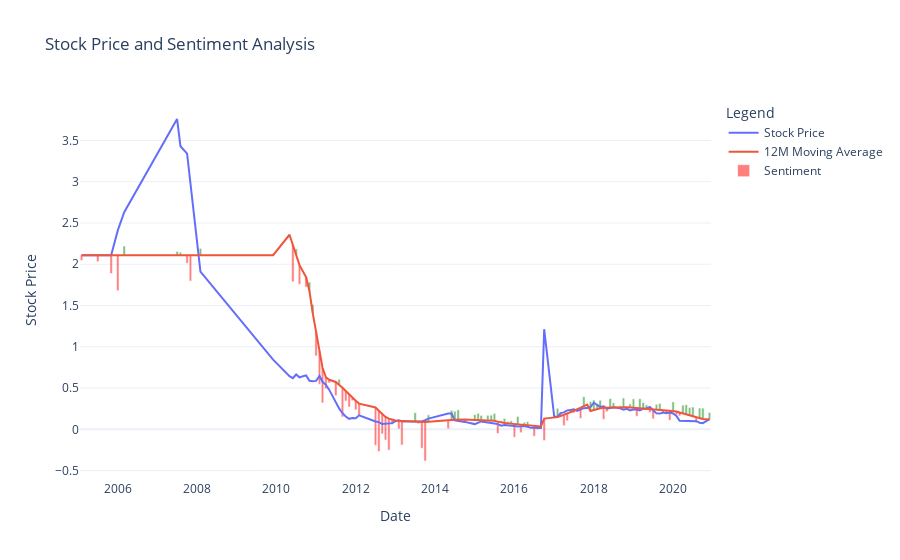

The notebook cell this image was saved under:
### Code cell
import plotly.graph_objects as go
import pandas as pd
import numpy as np
from datetime import datetime

# Assuming you already have the following data in your environment:
# dfS - A DataFrame containing sentiments for 'Banco Comercial Português'
# dfW - A DataFrame with top 10 words data for each date

def top10_word(x):
    top10_word = {}
    for word in x:
        if x[word] is None:
            continue
        for date in x[word]["date"]:
            if date not in top10_word:
                top10_word[date] = {word: x[word]["date"][date] if x[word]["date"][date] is not None else 0}
            elif word not in top10_word[date]:
                top10_word[date][word] = x[word]["date"][date] if x[word]["date"][date] is not None else 0
            else:
                top10_word[date][word] += x[word]["date"][date] if x[word]["date"][date] is not None else 0
    for date in top10_word:
        top10_word[date] = [k for k, v in sorted(top10_word[date].items(), key=lambda item: item[1], reverse=True)[:10]]
    return top10_word

# Extract sentiment data and prices
prices = precos["BCP.LS"]
sentiments = {key: np.mean(value) for key, value in dfS["Banco Comercial Português"].items()}

# Get common dates between sentiments and stock prices
common_dates = sorted(set(sentiments.keys()) & set(prices.keys()), key=lambda x: datetime.strptime(x, '%Y%m'))

# Median sentiment calculation and news sentiment calculation
mediana = np.median(list(sentiments.values()))
y_news = [(sentiments[date] - mediana) * 0.5 for date in common_dates]
y_prices = [prices[date] for date in common_dates]
dates = [datetime.strptime(date, '%Y%m') for date in common_dates]
moving_avg = pd.Series(y_prices).rolling(window=12).mean().fillna(y_prices[0])

# Get the top 10 words for each date
top10_words = df["keywords"].map(top10_word)["Banco Comercial Português"]

# Create Plotly figure
fig = go.Figure()

# Add Stock Price trace
fig.add_trace(go.Scatter(x=dates, y=y_prices, mode='lines', name="Stock Price"))

# Add Moving Average trace
fig.add_trace(go.Scatter(x=dates, y=moving_avg, mode='lines', name="12M Moving Average", hoverinfo="skip"))

# Define colors for the sentiment (green if positive, red if negative)
colors = ['green' if val > 0 else 'red' for val in y_news]

# Create the Bar trace for news sentiment
fig.add_trace(go.Bar(
    x=dates,
    y=y_news,
    name="Sentiment",
    marker_color=colors,
    opacity=0.5,
    base=moving_avg,
    hovertemplate=[
        str((top10_words.get(common_dates[i], [])))
        for i in range(len(dates))
    ]
))

# Customize layout and hover
fig.update_layout(
    title="Stock Price and Sentiment Analysis",
    xaxis_title="Date",
    yaxis_title="Stock Price",
    legend_title="Legend",
    hovermode="x unified",  # Ensures hover shows all traces at once on x-axis
    template="plotly_white",  # Sets a clean template
)

# Show the interactive plot
fig.show()

### Figure 1 — Plotly figure (JSON) as saved in the notebook; plotly's stock layout.template omitted (floating-point values rounded to 4 significant figures)
{"data": [{"mode": "lines", "name": "Stock Price", "type": "scatter", "x": ["2005-02-01T00:00:00", "2005-07-01T00:00:00", "2005-11-01T00:00:00", "2006-01-01T00:00:00", "2006-03-01T00:00:00", "2007-07-01T00:00:00", "2007-08-01T00:00:00", "2007-10-01T00:00:00", "2007-11-01T00:00:00", "2008-02-01T00:00:00", "2009-12-01T00:00:00", "2010-05-01T00:00:00", "2010-06-01T00:00:00", "2010-07-01T00:00:00", "2010-08-01T00:00:00", "2010-10-01T00:00:00", "2010-11-01T00:00:00", "2010-12-01T00:00:00", "2011-01-01T00:00:00", "2011-02-01T00:00:00", "2011-03-01T00:00:00", "2011-04-01T00:00:00", "2011-05-01T00:00:00", "2011-07-01T00:00:00", "2011-08-01T00:00:00", "2011-09-01T00:00:00", "2011-10-01T00:00:00", "2011-11-01T00:00:00", "2011-12-01T00:00:00", "2012-01-01T00:00:00", "2012-02-01T00:00:00", "2012-07-01T00:00:00", "2012-08-01T00:00:00", "2012-09-01T00:00:00", "2012-10-01T00:00:00", "2012-11-01T00:00:00", "2012-12-01T00:00:00", "2013-01-01T00:00:00", "2013-02-01T00:00:00", "2013-03-01T00:00:00", "2013-07-01T00:00:00", "2013-08-01T00:00:00", "2013-09-01T00:00:00", "2013-10-01T00:00:00", "2013-11-01T00:00:00", "2014-05-01T00:00:00", "2014-06-01T00:00:00", "2014-07-01T00:00:00", "2014-08-01T00:00:00", "2014-10-01T00:00:00", "2015-01-01T00:00:00", "2015-02-01T00:00:00", "2015-03-01T00:00:00", "2015-04-01T00:00:00", "2015-05-01T00:00:00", "2015-06-01T00:00:00", "2015-07-01T00:00:00", "2015-08-01T00:00:00", "2015-09-01T00:00:00", "2015-10-01T00:00:00", "2015-11-01T00:00:00", "2015-12-01T00:00:00", "2016-01-01T00:00:00", "2016-02-01T00:00:00", "2016-03-01T00:00:00", "2016-04-01T00:00:00", "2016-05-01T00:00:00", "2016-06-01T00:00:00", "2016-07-01T00:00:00", "2016-08-01T00:00:00", "2016-09-01T00:00:00", "2016-10-01T00:00:00", "2017-01-01T00:00:00", "2017-02-01T00:00:00", "2017-03-01T00:00:00", "2017-04-01T00:00:00", "2017-05-01T00:00:00", "2017-06-01T00:00:00", "2017-07-01T00:00:00", "2017-08-01T00:00:00", "2017-09-01T00:00:00", "2017-10-01T00:00:00", "2017-11-01T00:00:00", "2017-12-01T00:00:00", "2018-01-01T00:00:00", "2018-02-01T00:00:00", "2018-03-01T00:00:00", "2018-04-01T00:00:00", "2018-05-01T00:00:00", "2018-06-01T00:00:00", "2018-07-01T00:00:00", "2018-09-01T00:00:00", "2018-10-01T00:00:00", "2018-11-01T00:00:00", "2018-12-01T00:00:00", "2019-01-01T00:00:00", "2019-02-01T00:00:00", "2019-03-01T00:00:00", "2019-04-01T00:00:00", "2019-05-01T00:00:00", "2019-06-01T00:00:00", "2019-07-01T00:00:00", "2019-08-01T00:00:00", "2019-09-01T00:00:00", "2019-10-01T00:00:00", "2019-11-01T00:00:00", "2019-12-01T00:00:00", "2020-01-01T00:00:00", "2020-02-01T00:00:00", "2020-03-01T00:00:00", "2020-04-01T00:00:00", "2020-05-01T00:00:00", "2020-06-01T00:00:00", "2020-07-01T00:00:00", "2020-08-01T00:00:00", "2020-09-01T00:00:00", "2020-10-01T00:00:00", "2020-12-01T00:00:00"], "y": [2.11, 2.11, 2.11, 2.41, 2.63, 3.76, 3.43, 3.34, 2.99, 1.91, 0.8448, 0.6439, 0.6201, 0.6642, 0.63, 0.6538, 0.5882, 0.5818, 0.587, 0.6462, 0.576, 0.5388, 0.4807, 0.3222, 0.2531, 0.1951, 0.155, 0.1272, 0.1359, 0.1353, 0.1701, 0.0941, 0.0871, 0.0639, 0.0703, 0.0703, 0.0749, 0.0993, 0.1092, 0.0952, 0.0941, 0.0958, 0.0958, 0.1103, 0.1301, 0.1916, 0.191, 0.1074, 0.1033, 0.09, 0.0633, 0.083, 0.0958, 0.0888, 0.0854, 0.0778, 0.0703, 0.0633, 0.0435, 0.0523, 0.0505, 0.0488, 0.0389, 0.0343, 0.0354, 0.0389, 0.0308, 0.018, 0.0203, 0.018, 0.0157, 1.213, 0.1564, 0.1507, 0.1961, 0.2048, 0.23, 0.2357, 0.2414, 0.2234, 0.2453, 0.2565, 0.2575, 0.272, 0.3221, 0.295, 0.272, 0.2781, 0.2512, 0.2574, 0.2684, 0.255, 0.2382, 0.2481, 0.2295, 0.241, 0.241, 0.2303, 0.2501, 0.252, 0.2719, 0.2312, 0.1932, 0.1906, 0.203, 0.196, 0.2028, 0.1917, 0.1625, 0.1025, 0.102, 0.0985, 0.107, 0.0982, 0.0987, 0.0803, 0.0754, 0.1232]}, {"hoverinfo": "skip", "mode": "lines", "name": "12M Moving Average", "type": "scatter", "x": ["2005-02-01T00:00:00", "2005-07-01T00:00:00", "2005-11-01T00:00:00", "2006-01-01T00:00:00", "2006-03-01T00:00:00", "2007-07-01T00:00:00", "2007-08-01T00:00:00", "2007-10-01T00:00:00", "2007-11-01T00:00:00", "2008-02-01T00:00:00", "2009-12-01T00:00:00", "2010-05-01T00:00:00", "2010-06-01T00:00:00", "2010-07-01T00:00:00", "2010-08-01T00:00:00", "2010-10-01T00:00:00", "2010-11-01T00:00:00", "2010-12-01T00:00:00", "2011-01-01T00:00:00", "2011-02-01T00:00:00", "2011-03-01T00:00:00", "2011-04-01T00:00:00", "2011-05-01T00:00:00", "2011-07-01T00:00:00", "2011-08-01T00:00:00", "2011-09-01T00:00:00", "2011-10-01T00:00:00", "2011-11-01T00:00:00", "2011-12-01T00:00:00", "2012-01-01T00:00:00", "2012-02-01T00:00:00", "2012-07-01T00:00:00", "2012-08-01T00:00:00", "2012-09-01T00:00:00", "2012-10-01T00:00:00", "2012-11-01T00:00:00", "2012-12-01T00:00:00", "2013-01-01T00:00:00", "2013-02-01T00:00:00", "2013-03-01T00:00:00", "2013-07-01T00:00:00", "2013-08-01T00:00:00", "2013-09-01T00:00:00", "2013-10-01T00:00:00", "2013-11-01T00:00:00", "2014-05-01T00:00:00", "2014-06-01T00:00:00", "2014-07-01T00:00:00", "2014-08-01T00:00:00", "2014-10-01T00:00:00", "2015-01-01T00:00:00", "2015-02-01T00:00:00", "2015-03-01T00:00:00", "2015-04-01T00:00:00", "2015-05-01T00:00:00", "2015-06-01T00:00:00", "2015-07-01T00:00:00", "2015-08-01T00:00:00", "2015-09-01T00:00:00", "2015-10-01T00:00:00", "2015-11-01T00:00:00", "2015-12-01T00:00:00", "2016-01-01T00:00:00", "2016-02-01T00:00:00", "2016-03-01T00:00:00", "2016-04-01T00:00:00", "2016-05-01T00:00:00", "2016-06-01T00:00:00", "2016-07-01T00:00:00", "2016-08-01T00:00:00", "2016-09-01T00:00:00", "2016-10-01T00:00:00", "2017-01-01T00:00:00", "2017-02-01T00:00:00", "2017-03-01T00:00:00", "2017-04-01T00:00:00", "2017-05-01T00:00:00", "2017-06-01T00:00:00", "2017-07-01T00:00:00", "2017-08-01T00:00:00", "2017-09-01T00:00:00", "2017-10-01T00:00:00", "2017-11-01T00:00:00", "2017-12-01T00:00:00", "2018-01-01T00:00:00", "2018-02-01T00:00:00", "2018-03-01T00:00:00", "2018-04-01T00:00:00", "2018-05-01T00:00:00", "2018-06-01T00:00:00", "2018-07-01T00:00:00", "2018-09-01T00:00:00", "2018-10-01T00:00:00", "2018-11-01T00:00:00", "2018-12-01T00:00:00", "2019-01-01T00:00:00", "2019-02-01T00:00:00", "2019-03-01T00:00:00", "2019-04-01T00:00:00", "2019-05-01T00:00:00", "2019-06-01T00:00:00", "2019-07-01T00:00:00", "2019-08-01T00:00:00", "2019-09-01T00:00:00", "2019-10-01T00:00:00", "2019-11-01T00:00:00", "2019-12-01T00:00:00", "2020-01-01T00:00:00", "2020-02-01T00:00:00", "2020-03-01T00:00:00", "2020-04-01T00:00:00", "2020-05-01T00:00:00", "2020-06-01T00:00:00", "2020-07-01T00:00:00", "2020-08-01T00:00:00", "2020-09-01T00:00:00", "2020-10-01T00:00:00", "2020-12-01T00:00:00"], "y": [2.11, 2.11, 2.11, 2.11, 2.11, 2.11, 2.11, 2.11, 2.11, 2.11, 2.11, 2.358, 2.233, 2.113, 1.99, 1.843, 1.673, 1.408, 1.171, 0.9467, 0.7455, 0.6312, 0.6009, 0.5741, 0.5435, 0.5044, 0.4648, 0.4209, 0.3832, 0.346, 0.3113, 0.2653, 0.2245, 0.185, 0.1508, 0.1298, 0.1149, 0.107, 0.1031, 0.1005, 0.09698, 0.09369, 0.0875, 0.08885, 0.09243, 0.1031, 0.1131, 0.1162, 0.1186, 0.1178, 0.114, 0.113, 0.1131, 0.1125, 0.1117, 0.109, 0.104, 0.09328, 0.08099, 0.0764, 0.072, 0.06857, 0.06653, 0.06247, 0.05744, 0.05328, 0.04873, 0.04375, 0.03958, 0.03581, 0.03349, 0.1302, 0.139, 0.1475, 0.1606, 0.1748, 0.1911, 0.2075, 0.225, 0.2421, 0.2609, 0.2807, 0.3009, 0.2225, 0.2363, 0.2483, 0.2546, 0.2607, 0.2625, 0.2643, 0.2666, 0.2692, 0.2686, 0.2679, 0.2656, 0.263, 0.2562, 0.2509, 0.249, 0.2469, 0.2486, 0.2464, 0.2401, 0.2348, 0.2318, 0.2275, 0.2253, 0.2212, 0.2146, 0.204, 0.1916, 0.1788, 0.1651, 0.154, 0.1461, 0.1369, 0.1263, 0.1202]}, {"base": [2.11, 2.11, 2.11, 2.11, 2.11, 2.11, 2.11, 2.11, 2.11, 2.11, 2.11, 2.358, 2.233, 2.113, 1.99, 1.843, 1.673, 1.408, 1.171, 0.9467, 0.7455, 0.6312, 0.6009, 0.5741, 0.5435, 0.5044, 0.4648, 0.4209, 0.3832, 0.346, 0.3113, 0.2653, 0.2245, 0.185, 0.1508, 0.1298, 0.1149, 0.107, 0.1031, 0.1005, 0.09698, 0.09369, 0.0875, 0.08885, 0.09243, 0.1031, 0.1131, 0.1162, 0.1186, 0.1178, 0.114, 0.113, 0.1131, 0.1125, 0.1117, 0.109, 0.104, 0.09328, 0.08099, 0.0764, 0.072, 0.06857, 0.06653, 0.06247, 0.05744, 0.05328, 0.04873, 0.04375, 0.03958, 0.03581, 0.03349, 0.1302, 0.139, 0.1475, 0.1606, 0.1748, 0.1911, 0.2075, 0.225, 0.2421, 0.2609, 0.2807, 0.3009, 0.2225, 0.2363, 0.2483, 0.2546, 0.2607, 0.2625, 0.2643, 0.2666, 0.2692, 0.2686, 0.2679, 0.2656, 0.263, 0.2562, 0.2509, 0.249, 0.2469, 0.2486, 0.2464, 0.2401, 0.2348, 0.2318, 0.2275, 0.2253, 0.2212, 0.2146, 0.204, 0.1916, 0.1788, 0.1651, 0.154, 0.1461, 0.1369, 0.1263, 0.1202], "hovertemplate": ["['Polónia', 'conferência', 'mercado', 'BCP', 'Jorge Jardim Gonçalves', 'Portugal', 'perspectivas', 'presidência', 'relações', 'temas']", "['BCP', 'banco', 'processo', 'Governo', 'Jorge Jardim Gonçalves', 'bancos', 'instituição', 'Banca Comerciala Romana', 'Banco Comercial Português', 'Bélgica']", "['BCP', 'euros', 'EDP', 'BES', 'BPI', 'Euronext Lisboa', 'Europa', 'banca', 'congéneres', 'desvalorização']", "['banco', 'Millennium', 'Splitska Banka', 'proposta', 'Croácia', 'compra', 'fonte', 'O Millennium', 'alemão', 'analistas']", "['árvore', 'metros', 'Natal', 'pessoas', 'Praça do Comércio', 'altura', 'empresa', 'iniciativa', 'Belém', 'Carmona Rodrigues']", "['proposta', 'banco', 'estatutos', 'órgão', 'BCP', 'Supervisão', 'accionistas', 'assembleia', 'alteração', 'fundador']", "['BCP', 'assembleia', 'presidente', 'ABN Amro', 'CMVM', 'banco', 'mercado', 'mesa', 'votos', 'capital']", "['BCP', 'BPI', 'proposta', 'RDP Madeira', 'Millenium', 'Ant1', 'Ant3', 'Campeonatos Rally', 'Filipe Pinhal', 'Novo']", "['BCP', 'proposta', 'BPI', 'Filipe Pinhal', 'propostas', 'RDP Madeira', 'entanto', 'presidente', 'acordo', 'base']", "['contas', 'analistas', 'banco', 'exercício', 'Filipe Pinhal', 'actividade', 'custos', 'impactos', 'BCP', 'administradores']", "['BCP', 'O2', 'euros', 'Anónimo', 'Empresário', 'Godinho', 'Manuel José Godinho', 'Sol', 'contas', 'juiz']", "['BCP', 'banco', 'Banco de Portugal', 'presidente', 'capital', 'euros', 'Blogue', 'Lisboa', 'Jardim Gonçalves', 'anos']", "['BCP', 'Banco de Portugal', 'regresso', 'caso', 'Armando Vara', 'Face Oculta', 'Vara', 'administração', 'Alexandre Martins Coordenador-geral', 'Bárbara Reis']", "['BCP', 'DIAP', 'Millennium BCP', 'Lisboa', 'hora', 'balcão', 'Alexandra Lucas Coelho', 'Escola Projecto', 'Infografias', 'Iniciativas']", "['BCP', 'Sol', 'Armando Vara', 'Comissão de Ética', 'administrador', 'director', 'media', 'Agosto de 2010', 'Alexandra Lucas Coelho', 'Escola Projecto']", "['BCP', 'euros', 'banco', 'mercado', 'acções', 'clientes', 'títulos', 'Polónia', 'economia', 'Tribunal']", "['ICBC', 'BCP', 'banco', 'China', 'Portugal', 'Sines', 'visita', 'PORTO', 'compra', 'dívida']", "['BCP', 'Irão', 'actividade', 'conhecimento', 'presidente', 'Alexandra Lucas Coelho', 'BE', 'Banco de Portugal', 'Carlos Santos Ferreira', 'Corrigir Provedor do Leitor Feedback Diminuir']", "['BCP', 'EUA', 'Assange', 'Wikileaks', 'voos', 'Irão', 'Sócrates', 'Cavaco', 'resposta', 'Ana Gomes']", "['BCP', 'EUA', 'Wikileaks', 'Assange', 'Irão', 'voos', 'Banco de Portugal', 'Sócrates', 'telegramas', 'Cavaco']", "['BCP', 'EUA', 'Wikileaks', 'Assange', 'banco', 'voos', 'Irão', 'Sócrates', 'explicações', 'presidente']", "['BCP', 'banco', 'ABN', 'acções', 'compra', 'conta', 'Banco de Portugal', 'Constâncio', 'euros', 'Jardim Gonçalves']", "['BCP', 'capital', 'Unicre', 'BPI', 'SIBS', 'Sol', 'director', 'PSD', 'banco', 'hora']", "['BCP', 'euros', 'banco', 'resposta', 'BES', 'Governo', 'Estado', 'Obama', 'anos', 'EUA']", "['BCP', 'BES', 'Banco de Portugal', 'Polónia', 'operação', 'Banco Comercial Português', 'Bank Millenium', 'Bloomberg', 'Supervisão', 'euros']", "['BCP', 'anos', 'euros', 'resposta', 'dias', 'crise', 'Estado', 'Governo', 'horas', 'venda']", "['BCP', 'Governo', 'euros', 'dias', 'anos', 'horas', 'minutos', 'resposta', 'Armando Vara', 'orgias']", "['BCP', 'euros', 'bancos', 'banco', 'Fitch', 'crédito', 'rating', 'dívida', 'corte', 'dias']", "['BCP', 'rating', 'BES', 'acções', 'negociação', 'BPI', 'CGD', 'lixo', 'corte', 'BB']", "['BCP', 'euros', 'dias', 'Nuno Amado', 'Santos Ferreira', 'Brasil', 'Rendas', 'acionistas', 'economia', 'BES']", "['BCP', 'acionistas', 'dias', 'Estado', 'euros', 'Banco de Portugal', 'Brasil', 'capital', 'recapitalização', 'China']", "['BCP', 'euros', 'anos', 'Espanha', 'horas', 'médicos', 'Estado', 'BPI', 'minutos', 'Fisco']", "['euros', 'Governo', 'anos', 'concessão', 'Casas', 'Estado', 'venda', 'crédito', 'horas', 'imóveis']", "['BCP', 'euros', 'horas', 'minutos', 'resposta', 'Casas', 'austeridade', 'venda', 'TSU', 'Anónimo']", "['euros', 'dias', 'salários', 'anos', 'BCP', 'horas', 'minutos', 'resposta', 'Governo', 'Portugal']", "['Portugal', 'BCP', 'crise', 'Governo', 'Merkel', 'Rendas', 'empresas', 'subsídios', 'resposta', 'cortes']", "['BCP', 'banco', 'acções', 'Filipe Pinhal', 'Gémeas Cargas', 'Loja Emprego', 'anos', 'Jardim Gonçalves', 'arguidos', 'accionista']", "['BCP', 'banco', 'Filipe Pinhal', 'acções', 'Tribunal', 'accionista', 'arguidos', 'Gémeas Cargas', 'capital', 'Portugal']", "['BCP', 'euros', 'banco', 'Portugal', 'venda', 'anos', 'assinatura', 'Estado', 'Grécia', 'Gémeas Cargas']", "['BCP', 'Portugal', 'euros', 'banco', 'Governo', 'Estado', 'Troika', 'crédito', 'cortes', 'anos']", "['BCP', 'Interoceânico', 'Camargo Corrêa', 'Cimpor', 'Allpar', 'Portugal', 'acesso', 'sociedade', 'Carlos Silva', 'acordo']", "['BCP', 'resposta', 'BES', 'BPI', 'prejuízos', 'tendência', 'Galp', 'bancos', 'ganhos', 'rating']", "['BCP', 'Governo', 'corte', 'professores', 'resposta', 'Portugal', 'salários', 'anos', 'Pensões', 'autárquicas']", "['BCP', 'Governo', 'corte', 'Pensões', 'resgate', 'anos', 'resposta', 'BPI', 'Filipe Pinhal', 'cortes']", "['BCP', 'euros', 'mundo', 'Portugal', 'Santos Ferreira', 'banco', 'pagamento', 'Visa', 'acesso', 'assinatura']", "['BCP', 'euros', 'Governo', 'anos', 'salários', 'Portugal', 'Estado', 'banco', 'processo', 'mundo']", "['administração', 'contas', 'membros', 'TC', 'capital', 'proposta', 'reunião', 'BCP', 'Chumbo', 'Mundial 2014']", "['capital', 'BCP', 'aumento', 'euros', 'greve', 'banco', 'operação', 'BES', 'Miguel Bragança', 'Mundial 2014']", "['BCP', 'euros', 'banco', 'capital', 'ajuda', 'mundo', 'acções', 'Estado', 'BES', 'títulos']", "['BCP', 'euros', 'banco', 'Portugal', 'Visa', 'débito', 'mundo', 'pagamentos', 'restantes', 'artigos']", "['Jan', 'ganhos', 'BCP', 'PSI20', 'euros', 'Portugal', 'diário', 'receitas', 'seguidores', 'áudio']", "['euros', 'BCP', 'Nuno Amado', 'anos', 'acordo', 'banco', 'redução', 'áudio', 'prejuízo', 'prejuízos']", "['BCP', 'BPI', 'fusão', 'Isabel dos Santos', 'proposta', 'banco', 'CaixaBank', 'Nuno Amado', 'Santoro', 'operação']", "['BCP', 'euros', 'banco', 'capital', 'BCE', 'bancos', 'cenário', 'Portugal', 'activos', 'qualidade']", "['BCP', 'banco', 'anos', 'euros', 'artigos', 'Portugal', 'dias', 'lucros', 'período', 'Visa']", "['BCP', 'rating', 'bancos', 'Fitch', 'artigos', 'Portugal', 'BPI', 'Visa', 'dias', 'débito']", "['BCP', 'semestre', 'prejuízo', 'lucro', 'fusão', 'BPI', 'Presidente do BCP', 'presidente', 'evolução', 'fonte']", "['BCP', 'euros', 'dívida', 'bancos', 'créditos', 'habitação', 'acções', 'Polónia', 'rating', 'unidade']", "['BCP', 'capital', 'empresa', 'BPI', 'euros', 'queda', 'anos', 'aumento', 'refugiados', 'respetivamente']", "['BCP', 'euros', 'banco', 'Portugal', 'Visa', 'artigos', 'capital', 'débito', 'pagamentos', 'acções']", "['BCP', 'euros', 'Nuno Amado', 'Portugal', 'banco', 'capital', 'balcões', 'aumento', 'bancos', 'lucro']", "['BCP', 'arguidos', 'Banif', 'BPI', 'Portugal', 'absolvição', 'aumento', 'capital', 'prejuízo', 'BPP']", "['BCP', 'ações', 'banco', 'BPI', 'acções', 'investidores', 'Portugal', 'queda', 'CGD', 'banca']", "['BCP', 'euros', 'anos', 'Portugal', 'agências', 'lucros', 'prejuízos', 'balcões', 'investidores', 'postos']", "['BCP', 'Isabel dos Santos', 'BPI', 'Pharol', 'banco', 'entrada', 'PSI20', 'Governo', 'Nicolau Breyner', 'anos']", "['BCP', 'banco', 'BPI', 'fusão', 'Portugal', 'entrada', 'estatutos', 'Nuno Amado', 'capital', 'direitos']", "['BCP', 'euros', 'trimestre', 'banco', 'Lucro do BCP', 'Portugal', 'país', 'Estado', 'anos', 'capital']", "['BCP', 'Portugal', 'banco', 'descoberto', 'ações', 'euros', 'Lisboa', 'Vendas', 'bolsa', 'perdas']", "['BCP', 'banco', 'euros', 'capital', 'resultados', 'Portugal', 'Novo Banco', 'Nuno Amado', 'compra', 'Santander']", "['BCP', 'banco', 'ações', 'descoberto', 'Empresários', 'mira', 'Novo Banco', 'capital', 'Portugal', 'Vendas']", "['BCP', 'acções', 'banco', 'Portugal', 'rating', 'Reagrupamento', 'capital', 'euros', 'Visa', 'artigos']", "['BCP', 'acções', 'capital', 'negociações', 'Berardo', 'Chineses da Fosun', 'Deutsche Bank', 'Fosun', 'Joe Berardo', 'Luís Villalobos']", "['BCP', 'capital', 'aumento', 'euros', 'banco', 'direitos', 'Jan', 'Portugal', 'resultados', 'Dinheiro Vivo']", "['BCP', 'capital', 'aumento', 'Fosun', 'Lisboa', 'Portugal', 'EDP', 'Cristina Ferreira', 'Fundo de Resolução', 'Nuno Amado']", "['BCP', 'Mar', 'banco', 'Polónia', 'Portugal', 'capital', 'lucro', 'euros', 'Novo Banco', 'CGD']", "['melhoria', 'rating', 'essencial', 'Presidente do BCP', 'BCP', 'República', 'euros', 'banco', 'Apr', 'Portugal']", "['BCP', 'banco', 'clientes', 'euros', 'Sonangol', 'Fosun', 'operações', 'situação', 'ciberataque', 'ataque']", "['BCP', 'Nuno Amado', 'Fosun', 'melhoria', 'Cristina Ferreira', 'presidente', 'rating', 'banco', 'Moçambique', 'fundador']", "['BCP', 'euros', 'Novo Banco', 'banco', 'trabalhadores', 'cortes', 'empresa', 'postos', 'trabalho', 'PSI20']", "['BCP', 'Novo Banco', 'euros', 'projecto', 'Abel Coentrão', 'Agência Europeia do Medicamento', 'PORTO', 'aquicultura', 'edifício', 'empresa']", "['BCP', 'Novo Banco', 'venda', 'Banco de Portugal', 'plataforma', 'capital', 'euros', 'processo', 'crédito', 'participação']", "['conversão', 'ações', 'empresas', 'portador', 'valores', 'Altri', 'Banco de Investimento Imobiliário', 'Cofina', 'MILLENNIUM BCP', 'data']", "['BCP', 'dívida', 'emissão', 'euros', 'banco', 'investidores', 'Nov', 'Investimento', 'anos', 'direitos']", "['BCP', 'perspetiva', 'bancos', 'nota', 'Fitch', 'rating', 'Nov', 'greve', 'Euro 2016', 'Liga dos Campeões']", "['BCP', 'Jan', 'PSI20', 'Lisboa', 'Portugal', 'empresas', 'bolsa', 'BEI', 'euros', 'impulso']", "['BCP', 'euros', 'lucros', 'Banco BCP', 'participação', 'banco', 'atividade', 'Fev', 'Jan', 'Lisboa']", "['BCP', 'Sonangol', 'banco', 'Fosun', 'presidente', 'Galp', 'dívida', 'investimentos', 'depósitos', 'fonte']", "['BCP', 'Lisboa', 'Comissão do Mercado de Valores Mobiliários', 'Conselho de Administração', 'Google', 'Hoje', 'Magazine Publicidade', 'Portugal', 'SEXTA', 'Taguspark']", "['BCP', 'banco', 'clube', 'Miguel Maya', 'presidente', 'Sporting', 'euros', 'normalização', 'Lisboa', 'Nuno Amado']", "['BCP', 'euros', 'banco', 'website', 'conta', 'Miguel Maya', 'Nuno Amado', 'Sporting', 'anos', 'dívida']", "['BCP', 'euros', 'banco', 'conta', 'crédito', 'créditos', 'website', 'BES', 'Novo Banco', 'Miguel Maya']", "['euros', 'banco', 'BCP', 'presidente', 'conta', 'Miguel Maya', 'acusação', 'clube', 'José Filomeno dos Santos', 'Sporting']", "['banco', 'conta', 'spread', 'aumento', 'cliente', 'contrato', 'cumprimento', 'destaque', 'habitação', 'prazo']", "['BCP', 'euros', 'banco', 'Eurobank', 'Polónia', 'lucros', 'capital', 'compra', 'aquisição', 'bancos']", "['BCP', 'Sonangol', 'banco', 'Millennium', 'processo', 'Estado', 'Investimento', 'fusão', 'participação', 'João Lourenço']", "['BCP', 'banco', 'empresa', 'capital', 'conta', 'euros', 'trabalhadores', 'Sonangol', 'presidente', 'destaque']", "['BCP', 'ME', 'lucros', 'euros', 'apreensão', 'injeção', 'presidente', 'banco', 'Banco BCP', 'Miguel Maya']", "['banco', 'BCP', 'euros', 'Nuno Amado', 'aumento', 'conta', 'spread', 'BES', 'Novo Banco', 'Premium']", "['BCP', 'euros', 'acção', 'Joe Berardo', 'Novo Banco', 'BPI', 'dívidas', 'prédios', 'trabalhadores', 'Berardo']", "['BCP', 'trabalhadores', 'banco', 'euros', 'CGD', 'acionistas', 'Novo Banco', 'remunerações', 'presidente', 'conta']", "['BCP', 'Filipe Pinhal', 'Vítor Constâncio', 'CGD', 'Berardo', 'Banco de Portugal', 'Constâncio', 'presidente', 'banco', 'PS']", "['BCP', 'Filipe Pinhal', 'José Sócrates', 'conta', 'CGD', 'banco', 'Inquérito', 'euros', 'maledicência', 'Berardo']", "['BCP', 'banco', 'Fosun', 'capital', 'euros', 'histórias', 'PSD', 'ações', 'direitos', 'helicóptero']", "['BCP', 'banco', 'euros', 'Fosun', 'anos', 'capital', 'presidente', 'aumento', 'Millennium', 'semestre']", "['BCP', 'Global Media Group', 'Governo', 'banco', 'Dinheiro Vivo', 'Portugal', 'créditos', 'programa', 'AdC', 'António Costa']", "['euros', 'BCP', 'banco', 'resultados', 'bancos', 'Dinheiro Vivo', 'conta', 'anos', 'crédito', 'economia']", "['BCP', 'euros', 'banco', 'conta', 'acções', 'accionistas', 'capital', 'crédito', 'destaque', 'administração']", "['BCP', 'banco', 'euros', 'conta', 'acções', 'Polónia', 'capital', 'clientes', 'destaque', 'crédito']", "['BCP', 'banco', 'euros', 'Novo Banco', 'Sonangol', 'presidente', 'O Essencial', 'condições', 'lucros', 'razões']", "['BCP', 'Efacec', 'Isabel dos Santos', 'acionista', 'créditos', 'presidente', 'Em Portugal', 'Miguel Maya', 'O Essencial', 'Results']", "['BCP', 'banco', 'euros', 'Millennium', 'aumento', 'conta', 'spread', 'cliente', 'habitação', 'perito']", "['BCP', 'euros', 'obrigações', 'trimestre', 'conta', 'destaque', 'período', 'resultados', 'áreas', 'banco']", "['BCP', 'Banco de Portugal', 'euros', 'banco', 'crédito', 'CGD', 'ações', 'capital', 'Constâncio', 'Millennium']", "['BCP', 'semestre', 'euros', 'lucros', 'áreas', 'metade', 'Acompanhe', 'Covid-19', 'Nosso Futuro', 'O Essencial']", "['BCP', 'euros', 'bancos', 'EDP', 'Berardo', 'capital', 'banco', 'trabalhadores', 'comissões', 'dividendos']", "['BCP', 'capital', 'EDP', 'conta', 'banco', 'Novo Banco', 'processo', 'acordo', 'perito', 'Banco Montepio']", "['BCP', 'euros', 'áreas', 'Acompanhe', 'BCP Quer', 'Covid-19', 'MAIS', 'Miguel Maya', 'Nosso Futuro', 'O Essencial']", "['BCP', 'banco', 'Sonangol', 'Jardim Gonçalves', 'caso', 'Millennium', 'notificações', 'Novo Banco', 'processo', 'Isabel dos Santos']"], "marker": {"color": ["red", "red", "red", "red", "green", "green", "green", "red", "red", "green", "green", "red", "red", "green", "red", "red", "green", "green", "red", "red", "red", "red", "red", "red", "green", "red", "red", "red", "red", "red", "red", "red", "red", "red", "red", "red", "red", "red", "red", "red", "green", "red", "red", "red", "green", "red", "green", "green", "green", "red", "green", "green", "green", "red", "green", "green", "green", "red", "green", "green", "green", "green", "red", "green", "red", "green", "green", "green", "red", "red", "red", "red", "green", "green", "green", "red", "red", "green", "red", "green", "red", "green", "green", "green", "green", "green", "green", "red", "red", "green", "green", "green", "green", "red", "green", "green", "red", "green", "green", "green", "red", "red", "green", "green", "red", "red", "red", "green", "red", "red", "green", "green", "green", "green", "red", "green", "green", "green"]}, "name": "Sentiment", "opacity": 0.5, "type": "bar", "x": ["2005-02-01T00:00:00", "2005-07-01T00:00:00", "2005-11-01T00:00:00", "2006-01-01T00:00:00", "2006-03-01T00:00:00", "2007-07-01T00:00:00", "2007-08-01T00:00:00", "2007-10-01T00:00:00", "2007-11-01T00:00:00", "2008-02-01T00:00:00", "2009-12-01T00:00:00", "2010-05-01T00:00:00", "2010-06-01T00:00:00", "2010-07-01T00:00:00", "2010-08-01T00:00:00", "2010-10-01T00:00:00", "2010-11-01T00:00:00", "2010-12-01T00:00:00", "2011-01-01T00:00:00", "2011-02-01T00:00:00", "2011-03-01T00:00:00", "2011-04-01T00:00:00", "2011-05-01T00:00:00", "2011-07-01T00:00:00", "2011-08-01T00:00:00", "2011-09-01T00:00:00", "2011-10-01T00:00:00", "2011-11-01T00:00:00", "2011-12-01T00:00:00", "2012-01-01T00:00:00", "2012-02-01T00:00:00", "2012-07-01T00:00:00", "2012-08-01T00:00:00", "2012-09-01T00:00:00", "2012-10-01T00:00:00", "2012-11-01T00:00:00", "2012-12-01T00:00:00", "2013-01-01T00:00:00", "2013-02-01T00:00:00", "2013-03-01T00:00:00", "2013-07-01T00:00:00", "2013-08-01T00:00:00", "2013-09-01T00:00:00", "2013-10-01T00:00:00", "2013-11-01T00:00:00", "2014-05-01T00:00:00", "2014-06-01T00:00:00", "2014-07-01T00:00:00", "2014-08-01T00:00:00", "2014-10-01T00:00:00", "2015-01-01T00:00:00", "2015-02-01T00:00:00", "2015-03-01T00:00:00", "2015-04-01T00:00:00", "2015-05-01T00:00:00", "2015-06-01T00:00:00", "2015-07-01T00:00:00", "2015-08-01T00:00:00", "2015-09-01T00:00:00", "2015-10-01T00:00:00", "2015-11-01T00:00:00", "2015-12-01T00:00:00", "2016-01-01T00:00:00", "2016-02-01T00:00:00", "2016-03-01T00:00:00", "2016-04-01T00:00:00", "2016-05-01T00:00:00", "2016-06-01T00:00:00", "2016-07-01T00:00:00", "2016-08-01T00:00:00", "2016-09-01T00:00:00", "2016-10-01T00:00:00", "2017-01-01T00:00:00", "2017-02-01T00:00:00", "2017-03-01T00:00:00", "2017-04-01T00:00:00", "2017-05-01T00:00:00", "2017-06-01T00:00:00", "2017-07-01T00:00:00", "2017-08-01T00:00:00", "2017-09-01T00:00:00", "2017-10-01T00:00:00", "2017-11-01T00:00:00", "2017-12-01T00:00:00", "2018-01-01T00:00:00", "2018-02-01T00:00:00", "2018-03-01T00:00:00", "2018-04-01T00:00:00", "2018-05-01T00:00:00", "2018-06-01T00:00:00", "2018-07-01T00:00:00", "2018-09-01T00:00:00", "2018-10-01T00:00:00", "2018-11-01T00:00:00", "2018-12-01T00:00:00", "2019-01-01T00:00:00", "2019-02-01T00:00:00", "2019-03-01T00:00:00", "2019-04-01T00:00:00", "2019-05-01T00:00:00", "2019-06-01T00:00:00", "2019-07-01T00:00:00", "2019-08-01T00:00:00", "2019-09-01T00:00:00", "2019-10-01T00:00:00", "2019-11-01T00:00:00", "2019-12-01T00:00:00", "2020-01-01T00:00:00", "2020-02-01T00:00:00", "2020-03-01T00:00:00", "2020-04-01T00:00:00", "2020-05-01T00:00:00", "2020-06-01T00:00:00", "2020-07-01T00:00:00", "2020-08-01T00:00:00", "2020-09-01T00:00:00", "2020-10-01T00:00:00", "2020-12-01T00:00:00"], "y": [-0.0643, -0.07816, -0.2231, -0.4297, 0.1112, 0.0451, 0.03458, -0.0976, -0.3128, 0.08187, 0.01557, -0.009855, -0.445, 0.0735, -0.2326, -0.1206, 0.1105, 0.1034, -0.2809, -0.4009, -0.4255, -0.1395, -0.03876, -0.1655, 0.06381, -0.3545, -0.1215, -0.1502, -0.03521, -0.11, -0.1458, -0.4592, -0.4928, -0.2404, -0.2797, -0.3814, -0.05627, -0.006351, -0.09896, -0.2905, 0.104, -0.02655, -0.3165, -0.4727, 0.08314, -0.0958, 0.1162, 0.102, 0.1188, -0.03105, 0.06392, 0.08111, 0.0552, -0.03006, 0.05785, 0.06318, 0.08819, -0.1433, 0.02243, 0.05606, 0.02284, 0.03426, -0.162, 0.09395, -0.09798, 0.03229, 0.04481, 0.009473, -0.1235, -0.03718, -0.02821, -0.2654, 0.03602, 0.1067, 0.03941, -0.1301, -0.08772, 0.03722, -0.02707, 0.01513, -0.1291, 0.114, 0.004554, 0.1138, 0.1184, 0.04972, 0.09781, -0.1397, -0.04872, 0.1082, 0.05502, 0.01721, 0.111, -0.007264, 0.0427, 0.106, -0.09798, 0.1195, 0.07556, 0.04933, -0.04479, -0.1189, 0.06225, 0.07856, -0.0369, -0.04119, -0.1155, 0.1114, -0.0376, -0.04149, 0.1013, 0.1189, 0.09803, 0.1161, -0.0616, 0.1204, 0.1303, 0.08357]}], "layout": {"hovermode": "x unified", "legend": {"title": {"text": "Legend"}}, "title": {"text": "Stock Price and Sentiment Analysis"}, "xaxis": {"title": {"text": "Date"}}, "yaxis": {"title": {"text": "Stock Price"}}}}
